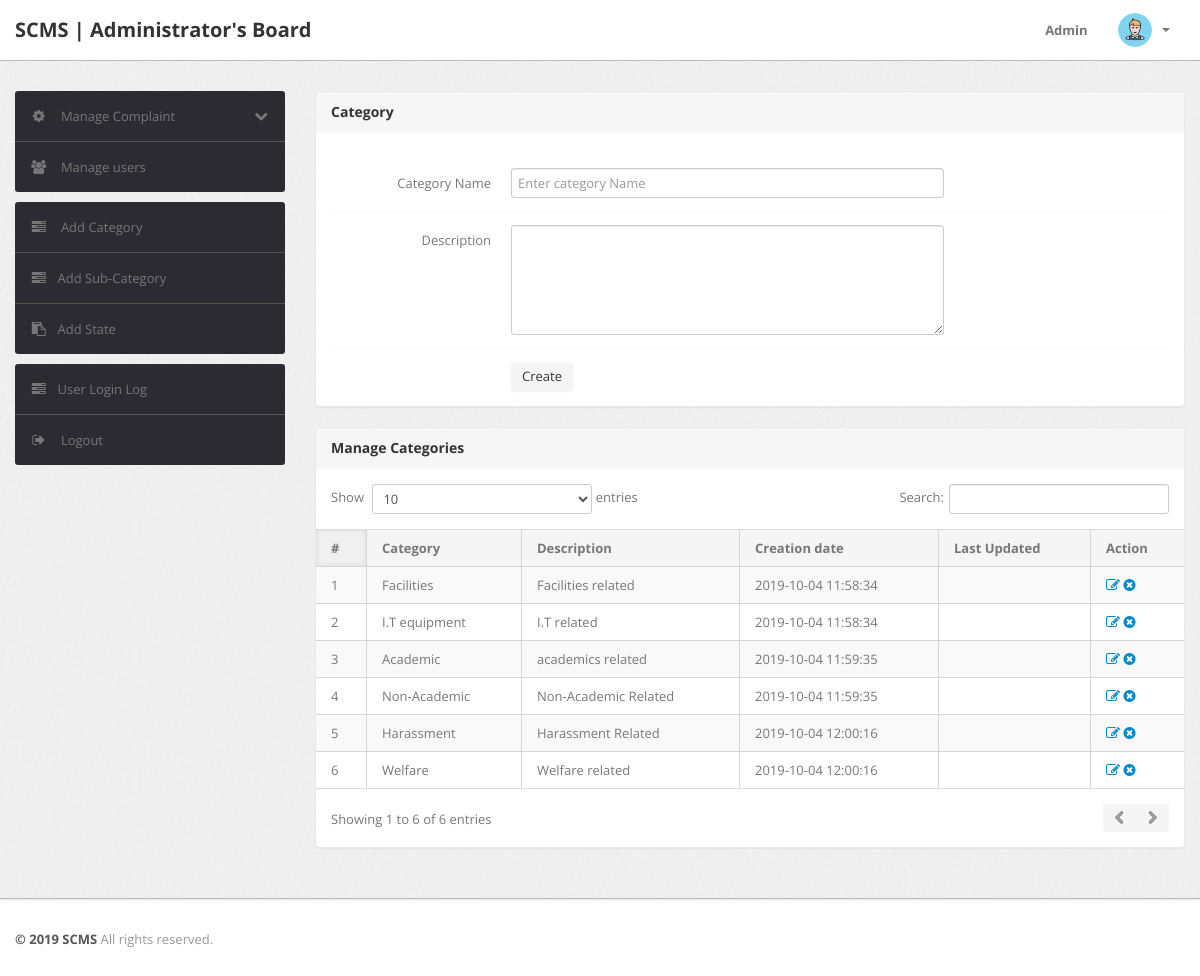
The app's page /admin/category.php (signed in) with its own data.
### tables this page shows
CREATE TABLE `category` (
  `id` int(11) NOT NULL,
  `categoryName` varchar(255) DEFAULT NULL,
  `categoryDescription` longtext,
  `creationDate` timestamp NULL DEFAULT CURRENT_TIMESTAMP,
  `updationDate` timestamp NULL DEFAULT NULL ON UPDATE CURRENT_TIMESTAMP
);

### admin/category.php (the view, shortened to what this page needs)
<?php
include('include/config.php');
if(strlen($_SESSION['alogin'])==0)
	{
header('location:index.php');
}
else{
?>
<!DOCTYPE html>
<html lang="en">
<head>
	<link type="text/css" href="bootstrap/css/bootstrap.min.css" rel="stylesheet">
	<link type="text/css" href="bootstrap/css/bootstrap-responsive.min.css" rel="stylesheet">
	<link type="text/css" href="css/theme.css" rel="stylesheet">
	<link type="text/css" href="images/icons/css/font-awesome.css" rel="stylesheet">
</head>
<body>
<?php include('include/header.php');?>
	<div class="wrapper">
		<div class="container">
			<div class="row">
<?php include('include/sidebar.php');?>
			<div class="span9">
					<div class="content">
						<div class="module">
							<div class="module-head">
								<h3>Category</h3>
							</div>
							<div class="module-body">
									<br />
			<form class="form-horizontal row-fluid" name="Category" method="post" >
<div class="control-group">
<label class="control-label" for="basicinput">Category Name</label>
<div class="controls">
<input type="text" placeholder="Enter category Name"  name="category" class="span8 tip" required>
</div>
</div>
<div class="control-group">
											<label class="control-label" for="basicinput">Description</label>
											<div class="controls">
												<textarea class="span8" name="description" rows="5"></textarea>
											</div>
										</div>
	<div class="control-group">
											<div class="controls">
												<button type="submit" name="submit" class="btn">Create</button>
											</div>
										</div>
									</form>
							</div>
						</div>
	<div class="module">
							<div class="module-head">
								<h3>Manage Categories</h3>
							</div>
							<div class="module-body table">
								<table cellpadding="0" cellspacing="0" border="0" class="datatable-1 table table-bordered table-striped	 display" width="100%">
									<thead>
										<tr>
											<th>#</th>
											<th>Category</th>
											<th>Description</th>
											<th>Creation date</th>
											<th>Last Updated</th>
											<th>Action</th>
										</tr>
									</thead>
									<tbody>
<?php $query=mysqli_query($con,"select * from category");
$cnt=1;
while($row=mysqli_fetch_array($query))
{
?>
										<tr>
											<td><?php echo htmlentities($cnt);?></td>
											<td><?php echo htmlentities($row['categoryName']);?></td>
											<td><?php echo htmlentities($row['categoryDescription']);?></td>
											<td> <?php echo htmlentities($row['creationDate']);?></td>
											<td><?php echo htmlentities($row['updationDate']);?></td>
											<td>
											<a href="edit-category.php?id=<?php echo $row['id']?>" ><i class="icon-edit"></i></a>
											<a href="category.php?id=<?php echo $row['id']?>&del=delete" onClick="return confirm('Are you sure you want to delete?')"><i class="icon-remove-sign"></i></a></td>
										</tr>
										<?php $cnt=$cnt+1; } ?>
								</table>
							</div>
						</div>
					</div>
				</div>
			</div>
		</div>
	</div>
<?php include('include/footer.php');?>
</body>
<?php } ?>

### admin/include/header.php (shortened to what this page needs)
<div class="navbar navbar-fixed-top bg-warning ">
		<div class="navbar-inner ">
			<div class="container">
			  	<a class="brand">
			  		SCMS | Administrator's Board
			  	</a>
				<div class="nav-collapse collapse navbar-inverse-collapse">
					<ul class="nav pull-right">
						<li><a href="#">
							Admin
						</a></li>
						<li class="nav-user dropdown">
							<a href="#" class="dropdown-toggle" data-toggle="dropdown">
								<img src="images/user.png" class="nav-avatar" />
								<b class="caret"></b>
							</a>
						</li>
					</ul>
				</div>
			</div>
		</div>
	</div>

### admin/include/sidebar.php (shortened to what this page needs)
<div class="span3">
					<div class="sidebar">
<ul class="widget widget-menu unstyled">
							<li>
								<a class="collapsed" data-toggle="collapse" href="#togglePages">
									<i class="menu-icon icon-cog"></i>
									<i class="icon-chevron-down pull-right"></i><i class="icon-chevron-up pull-right"></i>
									Manage Complaint
								</a>
							</li>
							<li>
								<a href="manage-users.php">
									<i class="menu-icon icon-group"></i>
									Manage users
								</a>
							</li>
						</ul>
						<ul class="widget widget-menu unstyled">
                                <li><a href="category.php"><i class="menu-icon icon-tasks"></i> Add Category </a></li>
                                <li><a href="subcategory.php"><i class="menu-icon icon-tasks"></i>Add Sub-Category </a></li>
                                <li><a href="state.php"><i class="menu-icon icon-paste"></i>Add State</a></li>
                            </ul>
						<ul class="widget widget-menu unstyled">
							<li><a href="user-logs.php"><i class="menu-icon icon-tasks"></i>User Login Log </a></li>
							<li>
								<a href="logout.php">
									<i class="menu-icon icon-signout"></i>
									Logout
								</a>
							</li>
						</ul>
					</div>
				</div>

### admin/include/footer.php
<div class="footer">
	<div class="container">
		<b class="copyright">&copy; 2019 SCMS </b> All rights reserved.
	</div>
</div>

### records on screen
category: categoryName "Facilities", categoryDescription "Facilities related", creationDate "2019-10-04 11:58:34"
category: categoryName "I.T equipment", categoryDescription "I.T related", creationDate "2019-10-04 11:58:34"
category: categoryName "Academic", categoryDescription "academics related", creationDate "2019-10-04 11:59:35"
category: categoryName "Non-Academic", categoryDescription "Non-Academic Related", creationDate "2019-10-04 11:59:35"
category: categoryName "Harassment", categoryDescription "Harassment Related", creationDate "2019-10-04 12:00:16"
category: categoryName "Welfare", categoryDescription "Welfare related", creationDate "2019-10-04 12:00:16"
